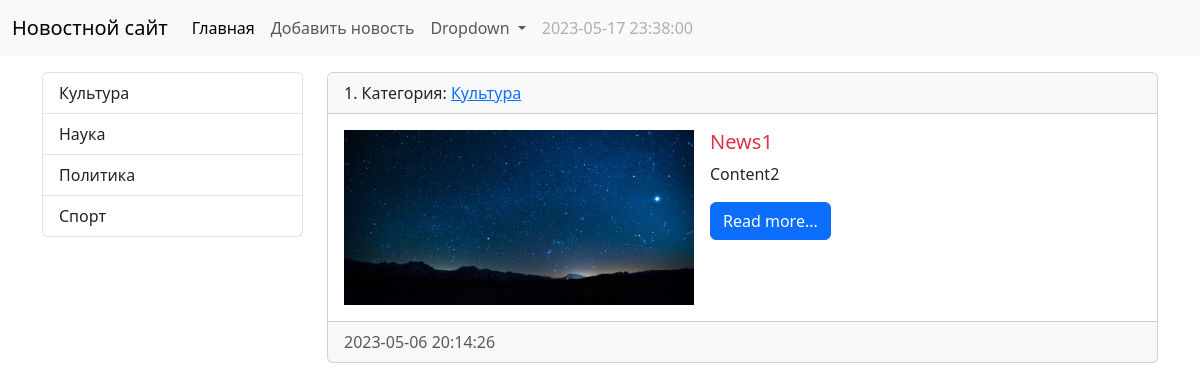
The app's page /category/1/, older data.
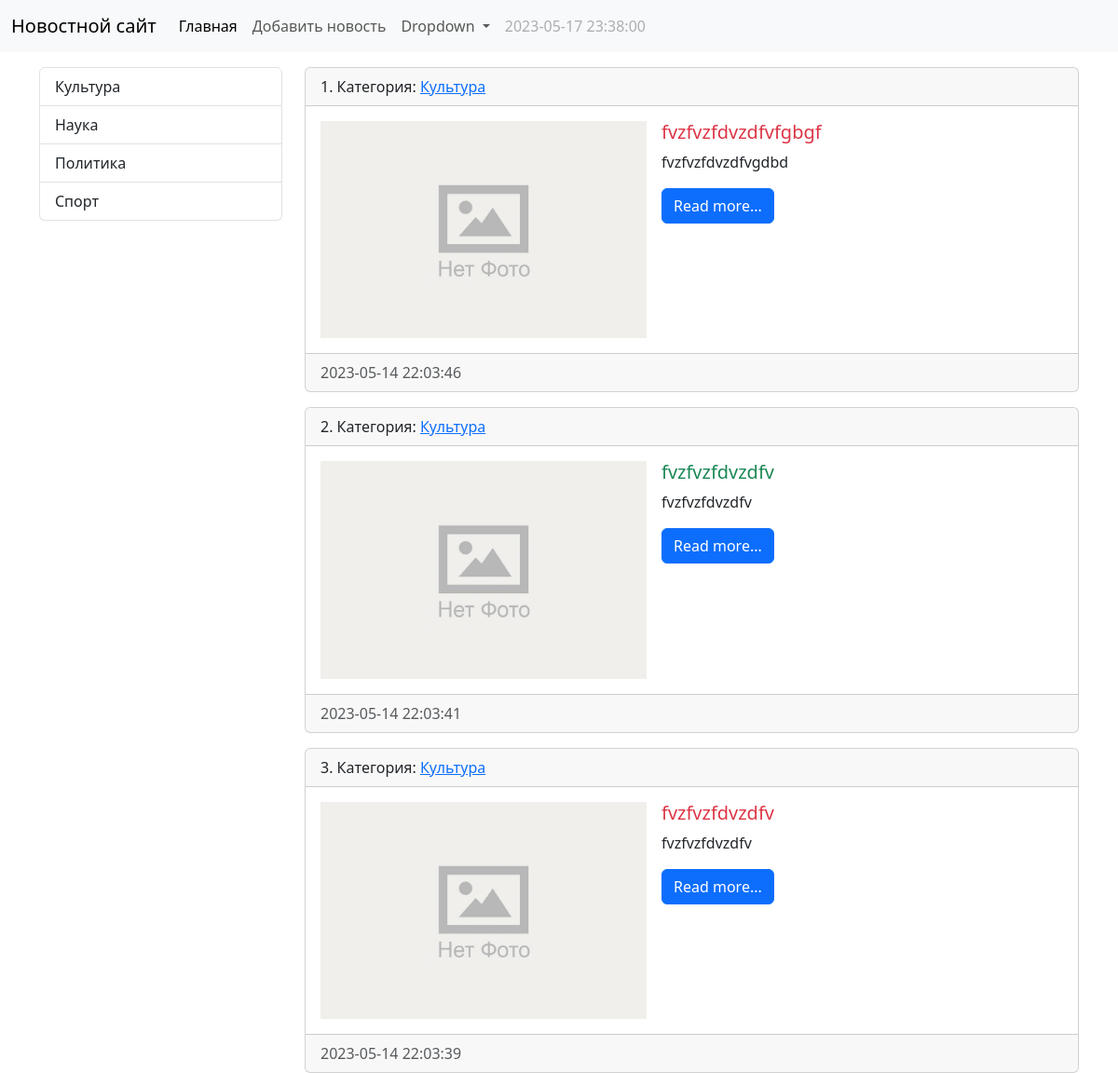
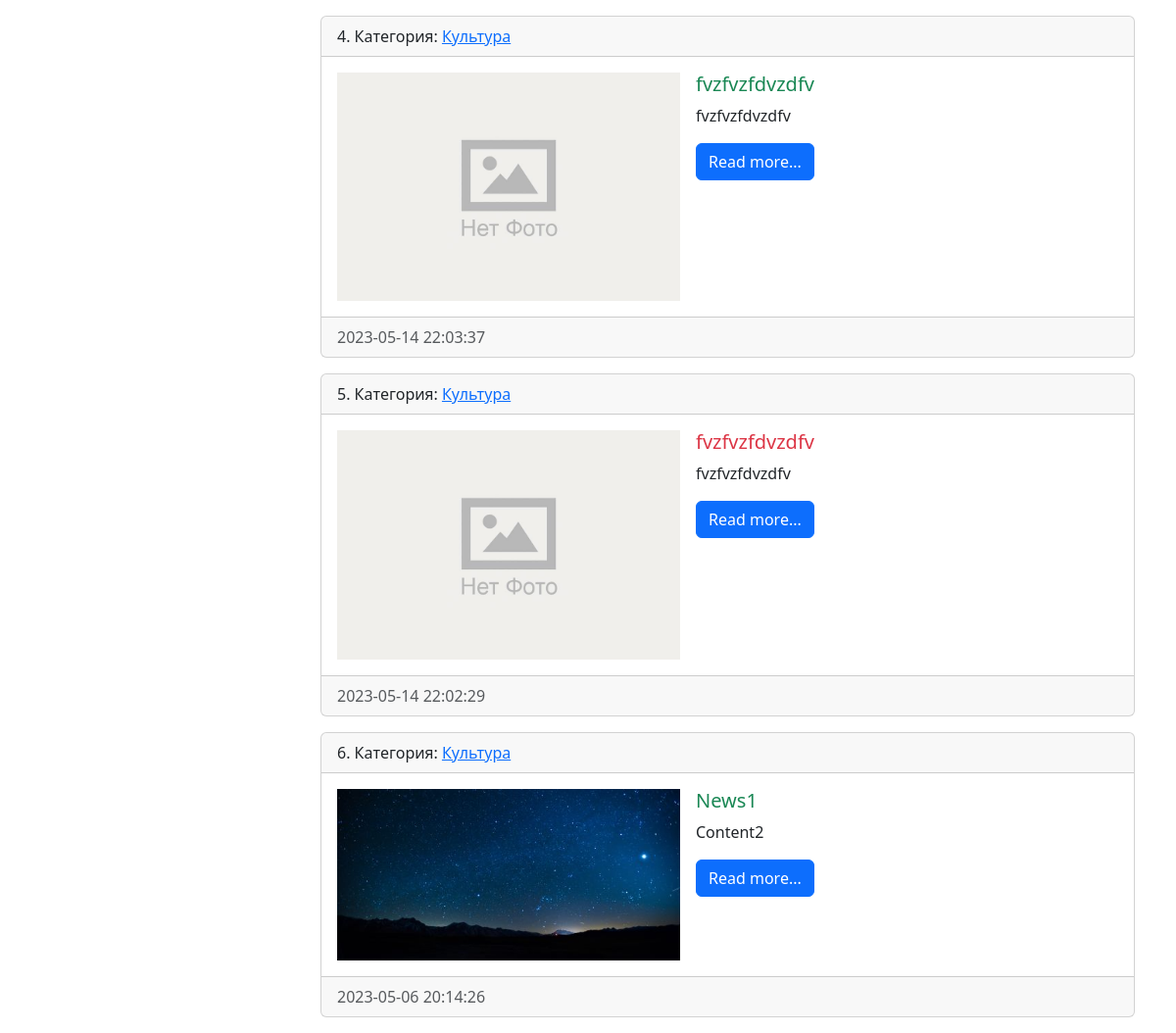
The same page, newer data (2 pictures, top to bottom).
### news/models.py (models this page shows, shortened)
class Category(models.Model):
    title = models.CharField(
        max_length=150,
        db_index=True,
        verbose_name='Наименование категории')
    def get_absolute_url(self):
        return reverse('category', kwargs={'category_id': self.pk})
    def __str__(self):
        return self.title
    class Meta:
        verbose_name = 'Категория'
        verbose_name_plural = 'Категории'
        ordering = ['title']

class News(models.Model):
    title = models.CharField(
        max_length=150,
        verbose_name='Наименование')
    content = models.TextField(
        blank=True,
        verbose_name='Контент')
    created_at = models.DateTimeField(
        auto_now_add=True,
        verbose_name='Дата создания')
    updated_at = models.DateTimeField(
        auto_now=True,
        verbose_name='Дата последнего обновления')
    photo = models.ImageField(
        upload_to='photos/%Y/%m/%d/',
        verbose_name='Картинка',
        blank=True)
    id_published = models.BooleanField(
        default=True,
        verbose_name='Опубликовано')
    category = models.ForeignKey(
        'Category',
        verbose_name='Категория',
        on_delete=models.PROTECT,)
    def get_absolute_url(self):
        return reverse('view_news', kwargs={'news_id': self.pk})
    class Meta:
        verbose_name = 'Новость'
        verbose_name_plural = 'Новости'
        ordering = ['-created_at']

### news/views.py (the view)
# urls.py: path('category/<int:category_id>/', get_category, name='category'),
def get_category(request, category_id):
    news = News.objects.filter(category_id=category_id)
    category = Category.objects.get(pk=category_id)
    context = {
        'title': 'Список новостей',
        'news': news,
        'category': category,
    }
    return render(request, template_name='news/category.html', context=context)

### news/templatetags/news_tags.py (called while the page is built)
@register.simple_tag(name='get_list_categories')
def get_categories():
    return Category.objects.all()

### news/templates/news/category.html (shortened to what this page needs)
{% extends 'base.html' %}
{% block sidebar %}
{% include 'inc/_sidebar.html' %}
{% endblock %}
{% block content %}
{% for item in news %}
<div class="card mb-3">
    <div class="card-header">
        {{ forloop.counter }}. Категория:
        <a href="{{ item.category.get_absolute_url }}">
            {{ item.category|capfirst }}
        </a>
    </div>
    <div class="card-body">
        <div class="d-flex">
            <div class="me-3">
                {% if item.photo %}
                <img src="{{ item.photo.url }}" alt="{{ item.photo.name }}" width="350" class="mr-3">
                {% else %}
                <img src="/media/photos/no-photo.jpg" alt="Фотки нет" width="350" class="mr-3">
                {% endif %}
            </div>
            <div class="">
                <h5 class="card-title {% cycle 'text-danger' 'text-success' %}">{{ item.title }}
                </h5>
                {% autoescape off %}
                <div class="card-text">
                    {{ item.content|safe|linebreaks|truncatewords:40 }}
                </div>
                {% endautoescape %}
                <a href="{{ item.get_absolute_url }}" class="btn btn-primary">Read more...</a>
            </div>
        </div>
    </div>
    <div class="card-footer text-body-secondary">
        {{ item.created_at|date:"Y-m-d H:i:s" }}
    </div>
</div>
{% empty %}
<h2>Новостей нет</h2>
{% endfor %}
{% endblock %}

### templates/inc/_sidebar.html (shortened to what this page needs)
{% load news_tags %}
<div class="list-group">
    {% get_list_categories as categories %}
    {% for item in categories %}
    <a href="{{ item.get_absolute_url }}" class="list-group-item list-group-item-action">
        {{ item.title }}
    </a>
    {% endfor %}
</div>
<br>

Row changes from the older to the newer data that the page shows:
added News: category "Культура", title "fvzfvzfdvzdfvfgbgf", content "fvzfvzfdvzdfvgdbd", created_at "2023-05-14 22:03:46"
added News: category "Культура", title "fvzfvzfdvzdfv", content "fvzfvzfdvzdfv", created_at "2023-05-14 22:03:41"
added News: category "Культура", title "fvzfvzfdvzdfv", content "fvzfvzfdvzdfv", created_at "2023-05-14 22:03:39"
added News: category "Культура", title "fvzfvzfdvzdfv", content "fvzfvzfdvzdfv", created_at "2023-05-14 22:03:37"
added News: category "Культура", title "fvzfvzfdvzdfv", content "fvzfvzfdvzdfv", created_at "2023-05-14 22:02:29"
